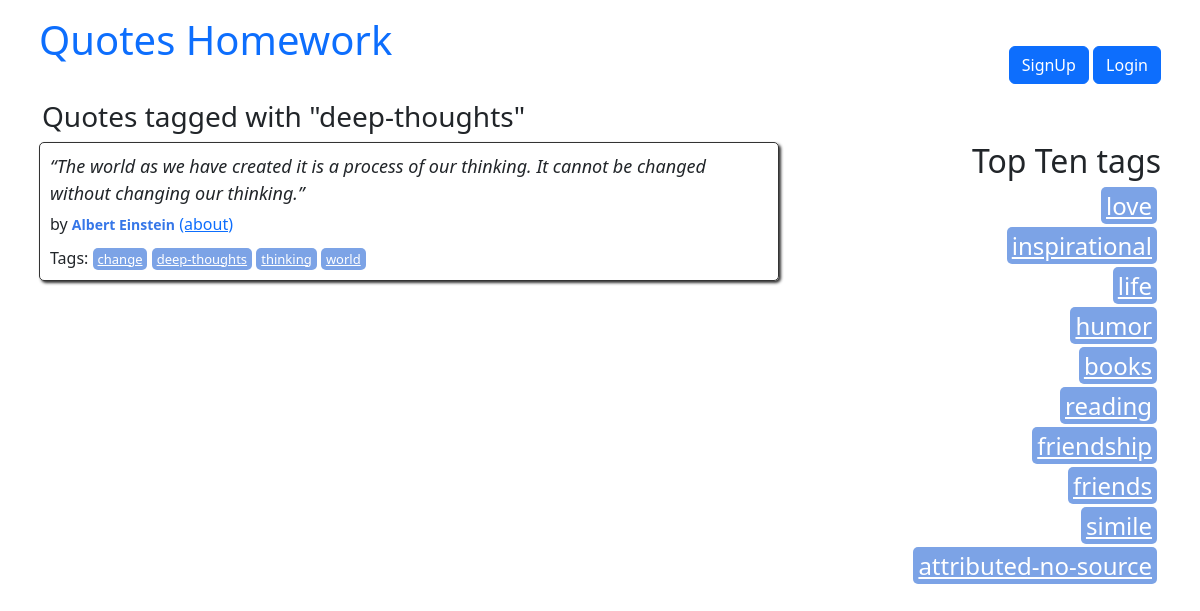
The app's page /tag/2 with its own data.
### quotes/models.py (models this page shows)
class Tag(models.Model):
    name = models.CharField(max_length=50, unique=True, null=False)

class Quote(models.Model):
    quote = models.TextField()
    tags = models.ManyToManyField(Tag)
    author = models.ForeignKey(Author, on_delete=models.CASCADE, null=True, default=None)
    created_at = models.DateTimeField(auto_now_add=True)

class Author(models.Model):
    fullname = models.CharField(max_length=50)
    born_date = models.CharField(max_length=50)
    born_location = models.CharField(max_length=150)
    description = models.TextField()
    created_at = models.DateTimeField(auto_now_add=True)

### quotes/views.py (the view)
# urls.py: path("tag/<int:tag_id>", views.tag, name="tag"),
def tag(request, tag_id):
    tag = get_object_or_404(Tag, pk=tag_id)
    quotes = Quote.objects.filter(tags=tag)
    tags_top = get_top_10_tags()
    return render(
        request,
        "quotes/tag.html",
        context={"tag": tag, "quotes": quotes, "top_tags": tags_top},
    )

### quotes/models.py (called while the page is built)
def get_top_10_tags():
    return Tag.objects.annotate(num_quotes=models.Count('quote')).order_by('-num_quotes')[:10]

### quotes/templates/quotes/tag.html
{% extends "quotes/index.html" %}
{% block tag_content %}
<h3> Quotes tagged with "{{ tag.name }}"</h3>
{% endblock tag_content %}

### quotes/templates/quotes/index.html (shortened to what this page needs)
{% extends "quotes/base.html" %} {% load extract %}
{% block content %}
{% block tag_content %} {% endblock tag_content %}
<div class="row">
  <div class="col-md-8">
    {% for quote in quotes %}
    <div class="quote" itemscope="" itemtype="http://schema.org/CreativeWork">
      <span class="text" itemprop="text">{{quote.quote}}</span>
      <span
        >by {% if quote.author %}
        <small class="author" itemprop="author"
          >{{ quote.author.fullname }}</small
        >
        <a href="{% url 'quotes:author_detail' quote.author.id %}">(about)</a>
        {% else %}
        <small class="author" itemprop="author">Unknown Author</small>
        {% endif %}
      </span>
      <div class="tags">
        Tags: {% for tag in quote.tags.all %}
        <a class="tag" href="{% url 'quotes:tag' tag.id %}">{{tag.name}}</a>
        {% endfor %}
      </div>
    </div>
    {% endfor %}
  </div>
  <div class="col-md-4 tags-box">
    <h2>Top Ten tags</h2>
    {% for tag in top_tags %}
    <span class="tag-item">
      <a
        class="tag"
        style="font-size: 24px"
        href="{% url 'quotes:tag' tag.id %}"
        >{{ tag.name }}</a
      >
    </span>
    {% endfor %}
  </div>
</div>
{% endblock content %}

### quotes/static/quotes/style.css (style rules this page uses)
.quote { padding: 10px; margin-bottom: 30px; border: 1px solid #333333; border-radius: 5px; box-shadow: 2px 2px 3px #333333; }
.row { margin-left: -15px; margin-right: -15px; }
.quote span.text { display: block; margin-bottom: 5px; font-size: large; font-style: italic; }
.quote small.author { font-weight: bold; color: #3677E8; }
.quote .tags { margin-top: 10px; }
.tag { padding: 2px 5px; border-radius: 5px; color: white; font-size: small; background-color: #7CA3E6; }
.tags-box { text-align: right; }
.tag-item { display: block; margin: 4px; }

### records on screen
Tag: name "deep-thoughts"
Quote: quote "“The world as we have created it is a process of our thinking. It cannot be changed without changing our thinking.”", author.fullname "Albert Einstein"
Tag: name "change"
Tag: name "thinking"
Tag: name "world"
Tag: name "love"
Tag: name "inspirational"
Tag: name "life"
Tag: name "humor"
Tag: name "books"
Tag: name "reading"
Tag: name "friendship"
Tag: name "friends"
Tag: name "simile"
Tag: name "attributed-no-source"
